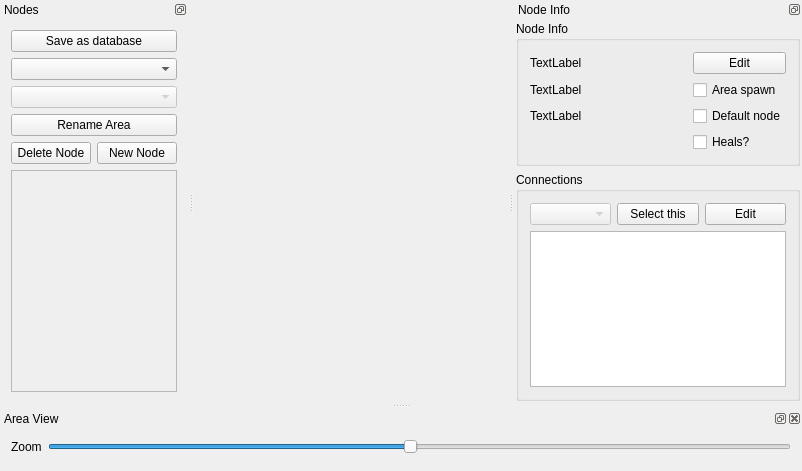
<?xml version="1.0" encoding="UTF-8"?>
<ui version="4.0">
 <class>DataEditorWindow</class>
 <widget class="QMainWindow" name="DataEditorWindow">
  <property name="geometry">
   <rect>
    <x>0</x>
    <y>0</y>
    <width>802</width>
    <height>471</height>
   </rect>
  </property>
  <property name="windowTitle">
   <string>Data Visualizer</string>
  </property>
  <widget class="QWidget" name="centralWidget">
   <property name="maximumSize">
    <size>
     <width>16777215</width>
     <height>16777215</height>
    </size>
   </property>
   <layout class="QGridLayout" name="gridLayout_2"/>
  </widget>
  <widget class="QDockWidget" name="points_of_interest_dock">
   <property name="features">
    <set>QDockWidget::DockWidgetFloatable|QDockWidget::DockWidgetMovable</set>
   </property>
   <property name="windowTitle">
    <string>Nodes</string>
   </property>
   <attribute name="dockWidgetArea">
    <number>1</number>
   </attribute>
   <widget class="QWidget" name="points_of_interest_content">
    <layout class="QVBoxLayout" name="points_of_interest_layout">
     <item>
      <widget class="QPushButton" name="save_database_button">
       <property name="text">
        <string>Save as database</string>
       </property>
      </widget>
     </item>
     <item>
      <widget class="QComboBox" name="region_selector_box"/>
     </item>
     <item>
      <widget class="QComboBox" name="area_selector_box">
       <property name="enabled">
        <bool>false</bool>
       </property>
      </widget>
     </item>
     <item>
      <widget class="QPushButton" name="rename_area_button">
       <property name="text">
        <string>Rename Area</string>
       </property>
      </widget>
     </item>
     <item>
      <layout class="QHBoxLayout" name="horizontalLayout">
       <item>
        <widget class="QPushButton" name="delete_node_button">
         <property name="text">
          <string>Delete Node</string>
         </property>
        </widget>
       </item>
       <item>
        <widget class="QPushButton" name="new_node_button">
         <property name="text">
          <string>New Node</string>
         </property>
        </widget>
       </item>
      </layout>
     </item>
     <item>
      <widget class="QScrollArea" name="nodes_scroll_area">
       <property name="widgetResizable">
        <bool>true</bool>
       </property>
       <widget class="QWidget" name="nodes_scroll_contents">
        <property name="geometry">
         <rect>
          <x>0</x>
          <y>0</y>
          <width>164</width>
          <height>262</height>
         </rect>
        </property>
        <layout class="QVBoxLayout" name="nodes_scroll_layout">
         <property name="leftMargin">
          <number>0</number>
         </property>
         <property name="rightMargin">
          <number>0</number>
         </property>
        </layout>
       </widget>
      </widget>
     </item>
    </layout>
   </widget>
  </widget>
  <widget class="QDockWidget" name="node_info_dock">
   <property name="features">
    <set>QDockWidget::DockWidgetFloatable|QDockWidget::DockWidgetMovable</set>
   </property>
   <property name="windowTitle">
    <string>Node Info</string>
   </property>
   <attribute name="dockWidgetArea">
    <number>2</number>
   </attribute>
   <widget class="QWidget" name="node_info_content">
    <layout class="QVBoxLayout" name="verticalLayout">
     <property name="leftMargin">
      <number>2</number>
     </property>
     <property name="topMargin">
      <number>2</number>
     </property>
     <property name="rightMargin">
      <number>2</number>
     </property>
     <property name="bottomMargin">
      <number>2</number>
     </property>
     <item>
      <widget class="QGroupBox" name="node_info_group">
       <property name="sizePolicy">
        <sizepolicy hsizetype="Preferred" vsizetype="Fixed">
         <horstretch>0</horstretch>
         <verstretch>0</verstretch>
        </sizepolicy>
       </property>
       <property name="title">
        <string>Node Info</string>
       </property>
       <layout class="QGridLayout" name="gridLayout_4">
        <item row="0" column="2">
         <widget class="QPushButton" name="node_edit_button">
          <property name="maximumSize">
           <size>
            <width>100</width>
            <height>16777215</height>
           </size>
          </property>
          <property name="text">
           <string>Edit</string>
          </property>
         </widget>
        </item>
        <item row="1" column="0" colspan="2">
         <widget class="QLabel" name="node_details_label">
          <property name="text">
           <string>TextLabel</string>
          </property>
          <property name="wordWrap">
           <bool>true</bool>
          </property>
         </widget>
        </item>
        <item row="0" column="0">
         <widget class="QLabel" name="node_name_label">
          <property name="text">
           <string>TextLabel</string>
          </property>
         </widget>
        </item>
        <item row="3" column="2">
         <widget class="QCheckBox" name="node_heals_check">
          <property name="maximumSize">
           <size>
            <width>100</width>
            <height>16777215</height>
           </size>
          </property>
          <property name="text">
           <string>Heals?</string>
          </property>
         </widget>
        </item>
        <item row="1" column="2">
         <widget class="QCheckBox" name="area_spawn_check">
          <property name="text">
           <string>Area spawn</string>
          </property>
         </widget>
        </item>
        <item row="2" column="2">
         <widget class="QCheckBox" name="default_node_check">
          <property name="text">
           <string>Default node</string>
          </property>
         </widget>
        </item>
        <item row="2" column="0">
         <widget class="QLabel" name="node_description_label">
          <property name="text">
           <string>TextLabel</string>
          </property>
          <property name="textFormat">
           <enum>Qt::MarkdownText</enum>
          </property>
          <property name="openExternalLinks">
           <bool>true</bool>
          </property>
         </widget>
        </item>
       </layout>
      </widget>
     </item>
     <item>
      <widget class="QGroupBox" name="connections_group">
       <property name="title">
        <string>Connections</string>
       </property>
       <property name="alignment">
        <set>Qt::AlignLeading|Qt::AlignLeft|Qt::AlignTop</set>
       </property>
       <layout class="QGridLayout" name="gridLayout">
        <item row="0" column="0">
         <widget class="QComboBox" name="other_node_connection_combo">
          <property name="enabled">
           <bool>false</bool>
          </property>
         </widget>
        </item>
        <item row="0" column="2">
         <widget class="QPushButton" name="other_node_connection_edit_button">
          <property name="text">
           <string>Edit</string>
          </property>
         </widget>
        </item>
        <item row="1" column="0" colspan="3">
         <widget class="QTreeWidget" name="other_node_alternatives_contents">
           <property name="geometry">
            <rect>
             <x>0</x>
             <y>0</y>
             <width>256</width>
             <height>210</height>
            </rect>
           </property>
           <attribute name="headerVisible">
            <bool>false</bool>
           </attribute>
           <column>
            <property name="text">
             <string notr="true">1</string>
            </property>
           </column>
          </widget>
        </item>
        <item row="0" column="1">
         <widget class="QPushButton" name="other_node_connection_swap_button">
          <property name="text">
           <string>Select this</string>
          </property>
         </widget>
        </item>
       </layout>
      </widget>
     </item>
    </layout>
   </widget>
  </widget>
  <widget class="QDockWidget" name="area_view_dock">
   <property name="windowTitle">
    <string>Area View</string>
   </property>
   <attribute name="dockWidgetArea">
    <number>8</number>
   </attribute>
   <widget class="QWidget" name="area_view_content">
    <layout class="QVBoxLayout" name="verticalLayout_2">
     <item>
      <layout class="QHBoxLayout" name="zoom_group">
       <item>
        <widget class="QLabel" name="zoom_label">
         <property name="text">
          <string>Zoom</string>
         </property>
        </widget>
       </item>
       <item>
        <widget class="QSlider" name="zoom_slider">
         <property name="minimum">
          <number>1</number>
         </property>
         <property name="maximum">
          <number>40</number>
         </property>
         <property name="value">
          <number>20</number>
         </property>
         <property name="orientation">
          <enum>Qt::Horizontal</enum>
         </property>
        </widget>
       </item>
      </layout>
     </item>
     <item>
      <widget class="DataEditorCanvas" name="area_view_canvas" native="true"/>
     </item>
    </layout>
   </widget>
  </widget>
 </widget>
 <layoutdefault spacing="6" margin="11"/>
 <customwidgets>
  <customwidget>
   <class>DataEditorCanvas</class>
   <extends>QWidget</extends>
   <header>randovania/gui/lib/data_editor_canvas</header>
   <container>1</container>
  </customwidget>
 </customwidgets>
 <resources/>
 <connections/>
</ui>
